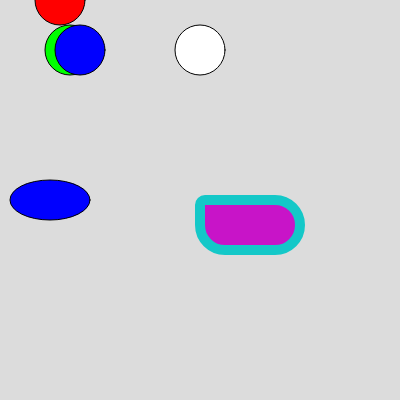
Frame 1 (no input)
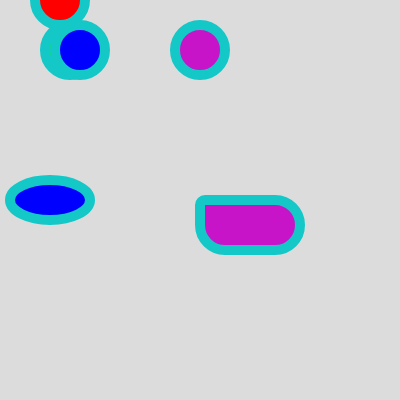
Frame 60 (no input)
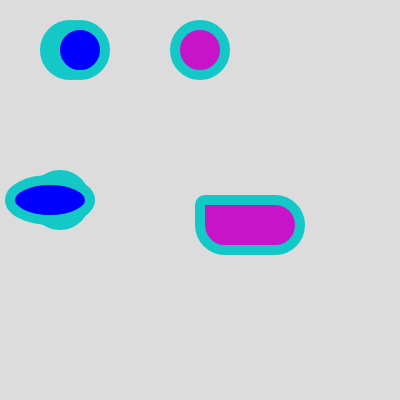
Frame 120 (the mouse pressed at the canvas centre since frame 60)

The p5.js sketch that drew these frames (run headless with seeded random() and noise() and a simulated clock; from frame 60 on, the mouse is pressed at the canvas centre):

// p5.js sketch
// ── sketch.js
function setup() {
  createCanvas(400, 400);
  background(0, 0, 200); 
}

function draw() {
  background(220);
  circle(width/2, 50, 50);
  fill(255, 0, 0)
  circle(60, mouseX, 50);
  fill(0, 255, 0)
  circle(70, 50, 50);
  fill(0, 0, 255)
  circle(80, 50, 50);
    ellipse(50, 200, 80, 40);
 
    stroke(20, 200, 200);  // r, g, b 
strokeWeight(10);      // Width of stroke
fill(200, 20, 200);

  rect(200, 200, 100, 50, 5, 50)

}
